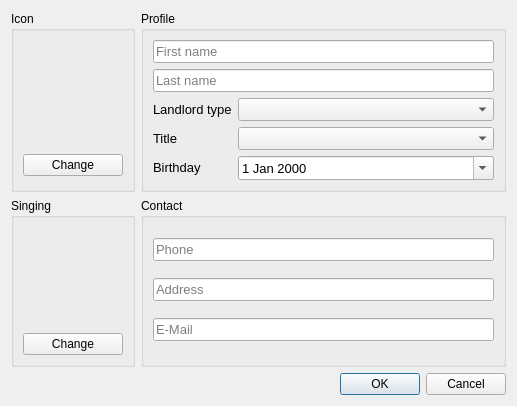
<?xml version="1.0" encoding="UTF-8"?>
<ui version="4.0">
 <class>W_Landlord_Creator</class>
 <widget class="QDialog" name="W_Landlord_Creator">
  <property name="geometry">
   <rect>
    <x>0</x>
    <y>0</y>
    <width>517</width>
    <height>402</height>
   </rect>
  </property>
  <property name="windowTitle">
   <string>Landlord Creator</string>
  </property>
  <property name="windowIcon">
   <iconset resource="../../resources/icons.qrc">
    <normaloff>:/assets/com.bixense.PasswordCalculator.svg</normaloff>:/assets/com.bixense.PasswordCalculator.svg</iconset>
  </property>
  <layout class="QGridLayout" name="gridLayout">
   <item row="0" column="0">
    <widget class="QGroupBox" name="groupBox_2">
     <property name="title">
      <string>Icon</string>
     </property>
     <layout class="QVBoxLayout" name="verticalLayout_4">
      <item>
       <widget class="QLabel" name="l_icon">
        <property name="sizePolicy">
         <sizepolicy hsizetype="Maximum" vsizetype="Maximum">
          <horstretch>0</horstretch>
          <verstretch>0</verstretch>
         </sizepolicy>
        </property>
        <property name="minimumSize">
         <size>
          <width>100</width>
          <height>100</height>
         </size>
        </property>
        <property name="maximumSize">
         <size>
          <width>100</width>
          <height>100</height>
         </size>
        </property>
        <property name="font">
         <font>
          <pointsize>12</pointsize>
         </font>
        </property>
        <property name="text">
         <string/>
        </property>
        <property name="pixmap">
         <pixmap resource="../../resources/icons.qrc">:/assets/system-users.svg</pixmap>
        </property>
        <property name="scaledContents">
         <bool>true</bool>
        </property>
       </widget>
      </item>
      <item>
       <widget class="QPushButton" name="b_icon">
        <property name="text">
         <string>Change</string>
        </property>
       </widget>
      </item>
     </layout>
    </widget>
   </item>
   <item row="0" column="2">
    <widget class="QGroupBox" name="groupBox_4">
     <property name="title">
      <string>Profile</string>
     </property>
     <layout class="QGridLayout" name="gridLayout_2">
      <item row="5" column="0">
       <widget class="QLabel" name="label">
        <property name="sizePolicy">
         <sizepolicy hsizetype="Maximum" vsizetype="Maximum">
          <horstretch>0</horstretch>
          <verstretch>0</verstretch>
         </sizepolicy>
        </property>
        <property name="font">
         <font>
          <pointsize>10</pointsize>
         </font>
        </property>
        <property name="text">
         <string>Title</string>
        </property>
       </widget>
      </item>
      <item row="4" column="1">
       <widget class="QComboBox" name="cb_type">
        <property name="font">
         <font>
          <pointsize>10</pointsize>
         </font>
        </property>
       </widget>
      </item>
      <item row="4" column="0">
       <widget class="QLabel" name="label_22">
        <property name="sizePolicy">
         <sizepolicy hsizetype="Maximum" vsizetype="Maximum">
          <horstretch>0</horstretch>
          <verstretch>0</verstretch>
         </sizepolicy>
        </property>
        <property name="font">
         <font>
          <pointsize>10</pointsize>
         </font>
        </property>
        <property name="text">
         <string>Landlord type</string>
        </property>
       </widget>
      </item>
      <item row="5" column="1">
       <widget class="QComboBox" name="cb_title">
        <property name="font">
         <font>
          <pointsize>10</pointsize>
         </font>
        </property>
       </widget>
      </item>
      <item row="6" column="1">
       <widget class="QDateEdit" name="de_birthdate">
        <property name="font">
         <font>
          <pointsize>10</pointsize>
         </font>
        </property>
        <property name="calendarPopup">
         <bool>true</bool>
        </property>
       </widget>
      </item>
      <item row="6" column="0">
       <widget class="QLabel" name="label_23">
        <property name="sizePolicy">
         <sizepolicy hsizetype="Maximum" vsizetype="Maximum">
          <horstretch>0</horstretch>
          <verstretch>0</verstretch>
         </sizepolicy>
        </property>
        <property name="font">
         <font>
          <pointsize>10</pointsize>
         </font>
        </property>
        <property name="text">
         <string>Birthday</string>
        </property>
       </widget>
      </item>
      <item row="1" column="0" colspan="2">
       <widget class="QLineEdit" name="le_last_name">
        <property name="font">
         <font>
          <pointsize>10</pointsize>
         </font>
        </property>
        <property name="placeholderText">
         <string>Last name</string>
        </property>
       </widget>
      </item>
      <item row="0" column="0" colspan="2">
       <widget class="QLineEdit" name="le_frist_name">
        <property name="font">
         <font>
          <pointsize>10</pointsize>
         </font>
        </property>
        <property name="placeholderText">
         <string>First name</string>
        </property>
       </widget>
      </item>
     </layout>
    </widget>
   </item>
   <item row="1" column="2">
    <widget class="QGroupBox" name="groupBox">
     <property name="title">
      <string>Contact</string>
     </property>
     <layout class="QVBoxLayout" name="verticalLayout_2">
      <item>
       <widget class="QLineEdit" name="le_phone">
        <property name="sizePolicy">
         <sizepolicy hsizetype="Preferred" vsizetype="Maximum">
          <horstretch>0</horstretch>
          <verstretch>0</verstretch>
         </sizepolicy>
        </property>
        <property name="minimumSize">
         <size>
          <width>250</width>
          <height>0</height>
         </size>
        </property>
        <property name="font">
         <font>
          <pointsize>10</pointsize>
         </font>
        </property>
        <property name="placeholderText">
         <string>Phone</string>
        </property>
       </widget>
      </item>
      <item>
       <widget class="QLineEdit" name="le_address">
        <property name="sizePolicy">
         <sizepolicy hsizetype="Preferred" vsizetype="Maximum">
          <horstretch>0</horstretch>
          <verstretch>0</verstretch>
         </sizepolicy>
        </property>
        <property name="minimumSize">
         <size>
          <width>250</width>
          <height>0</height>
         </size>
        </property>
        <property name="font">
         <font>
          <pointsize>10</pointsize>
         </font>
        </property>
        <property name="placeholderText">
         <string>Address</string>
        </property>
       </widget>
      </item>
      <item>
       <widget class="QLineEdit" name="le_email">
        <property name="sizePolicy">
         <sizepolicy hsizetype="Preferred" vsizetype="Maximum">
          <horstretch>0</horstretch>
          <verstretch>0</verstretch>
         </sizepolicy>
        </property>
        <property name="minimumSize">
         <size>
          <width>250</width>
          <height>0</height>
         </size>
        </property>
        <property name="font">
         <font>
          <pointsize>10</pointsize>
         </font>
        </property>
        <property name="placeholderText">
         <string>E-Mail</string>
        </property>
       </widget>
      </item>
     </layout>
    </widget>
   </item>
   <item row="1" column="0">
    <widget class="QGroupBox" name="groupBox_3">
     <property name="title">
      <string>Singing</string>
     </property>
     <layout class="QVBoxLayout" name="verticalLayout_3">
      <item>
       <widget class="QLabel" name="l_singing">
        <property name="sizePolicy">
         <sizepolicy hsizetype="Maximum" vsizetype="Maximum">
          <horstretch>0</horstretch>
          <verstretch>0</verstretch>
         </sizepolicy>
        </property>
        <property name="minimumSize">
         <size>
          <width>100</width>
          <height>100</height>
         </size>
        </property>
        <property name="maximumSize">
         <size>
          <width>100</width>
          <height>100</height>
         </size>
        </property>
        <property name="font">
         <font>
          <pointsize>12</pointsize>
         </font>
        </property>
        <property name="text">
         <string/>
        </property>
        <property name="pixmap">
         <pixmap resource="../../resources/icons.qrc">:/assets/text-x-changelog.svg</pixmap>
        </property>
        <property name="scaledContents">
         <bool>true</bool>
        </property>
        <property name="wordWrap">
         <bool>false</bool>
        </property>
       </widget>
      </item>
      <item>
       <widget class="QPushButton" name="b_singing">
        <property name="text">
         <string>Change</string>
        </property>
       </widget>
      </item>
     </layout>
    </widget>
   </item>
   <item row="2" column="2">
    <widget class="QDialogButtonBox" name="buttonBox">
     <property name="orientation">
      <enum>Qt::Orientation::Horizontal</enum>
     </property>
     <property name="standardButtons">
      <set>QDialogButtonBox::StandardButton::Cancel|QDialogButtonBox::StandardButton::Ok</set>
     </property>
    </widget>
   </item>
  </layout>
 </widget>
 <resources>
  <include location="../../resources/icons.qrc"/>
 </resources>
 <connections>
  <connection>
   <sender>buttonBox</sender>
   <signal>accepted()</signal>
   <receiver>W_Landlord_Creator</receiver>
   <slot>accept()</slot>
   <hints>
    <hint type="sourcelabel">
     <x>248</x>
     <y>254</y>
    </hint>
    <hint type="destinationlabel">
     <x>157</x>
     <y>274</y>
    </hint>
   </hints>
  </connection>
  <connection>
   <sender>buttonBox</sender>
   <signal>rejected()</signal>
   <receiver>W_Landlord_Creator</receiver>
   <slot>reject()</slot>
   <hints>
    <hint type="sourcelabel">
     <x>316</x>
     <y>260</y>
    </hint>
    <hint type="destinationlabel">
     <x>286</x>
     <y>274</y>
    </hint>
   </hints>
  </connection>
 </connections>
</ui>
